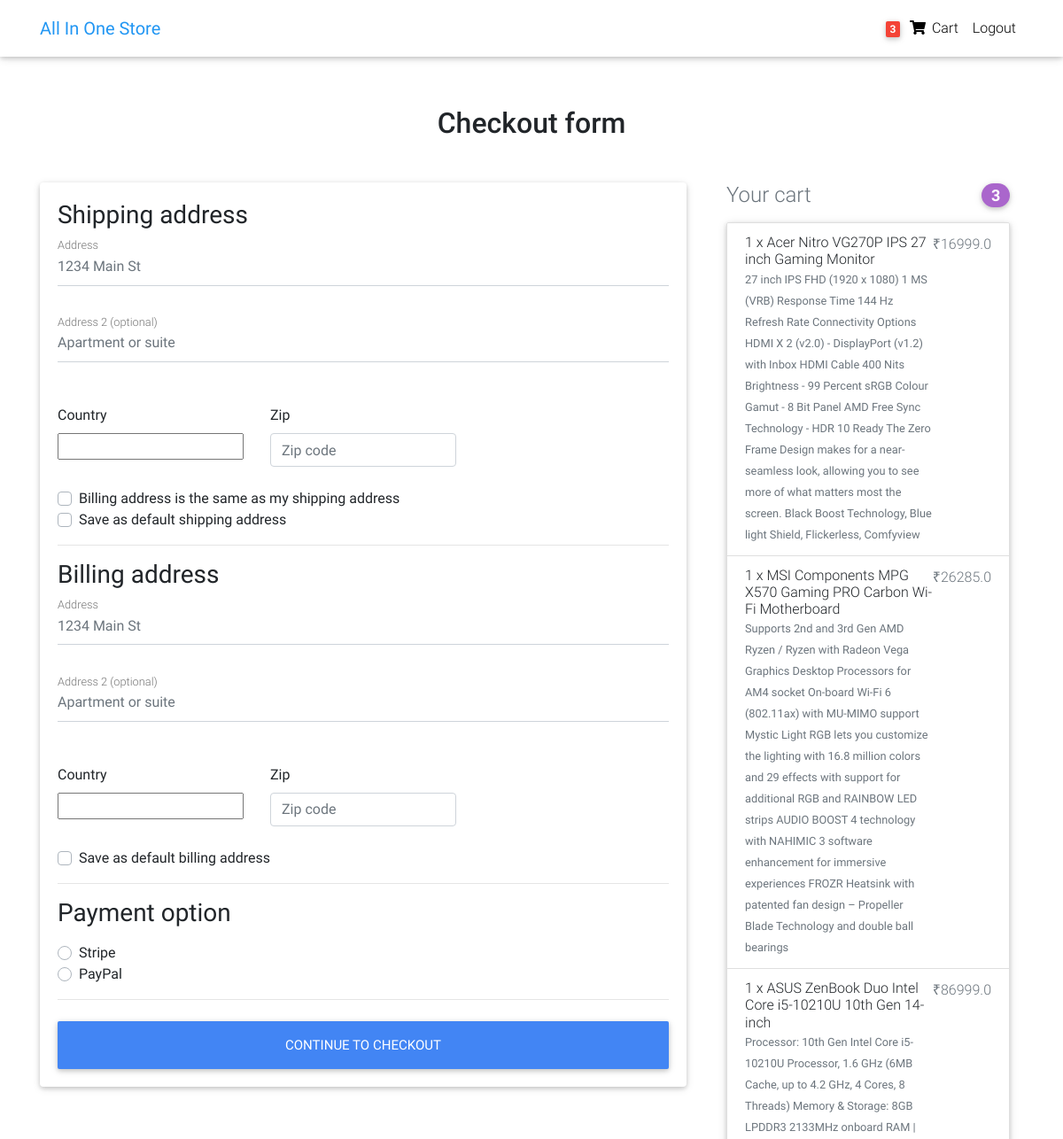
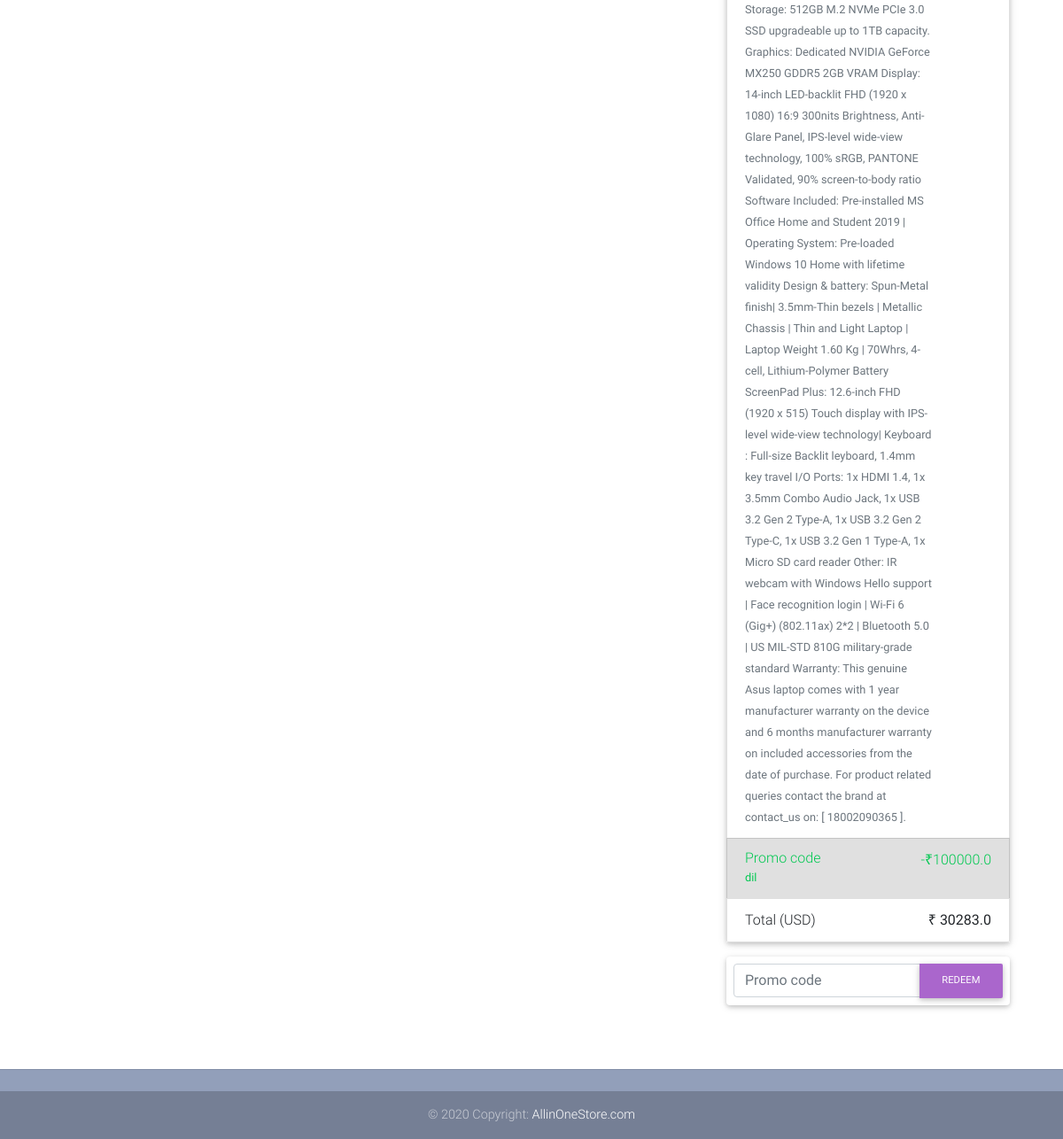
/checkout/ (signed in), run on an earlier commit of the app's database (2 pictures, top to bottom).
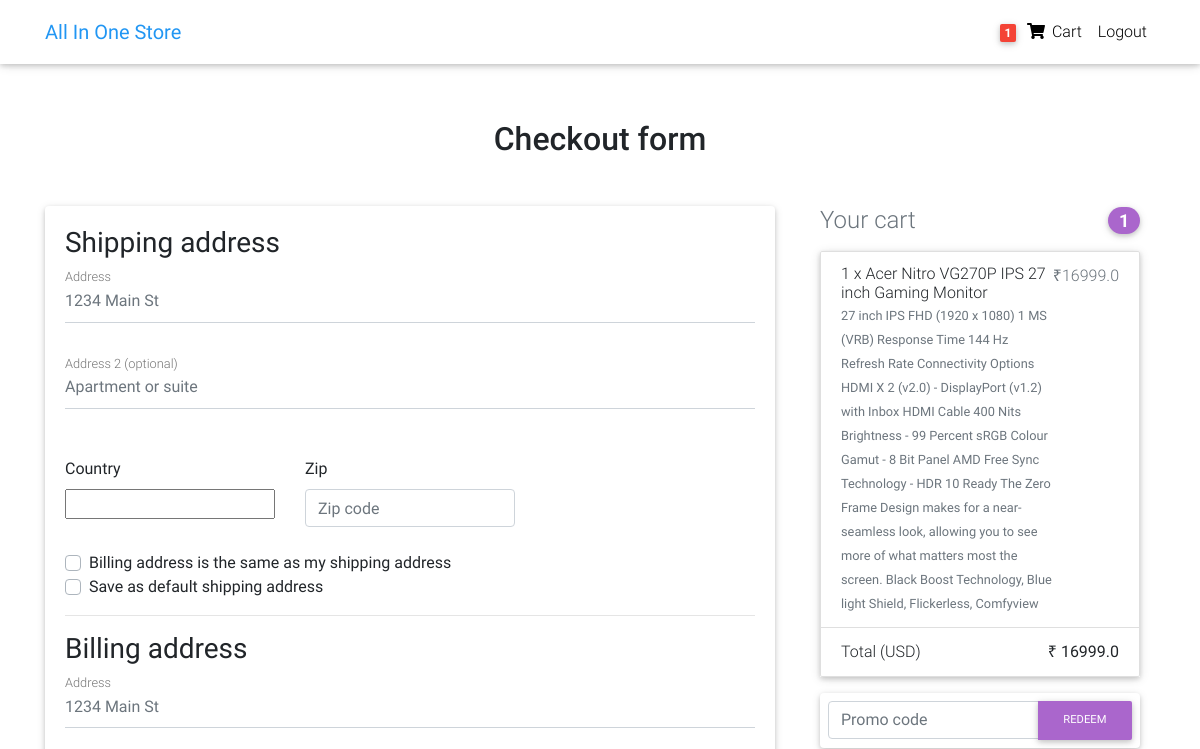
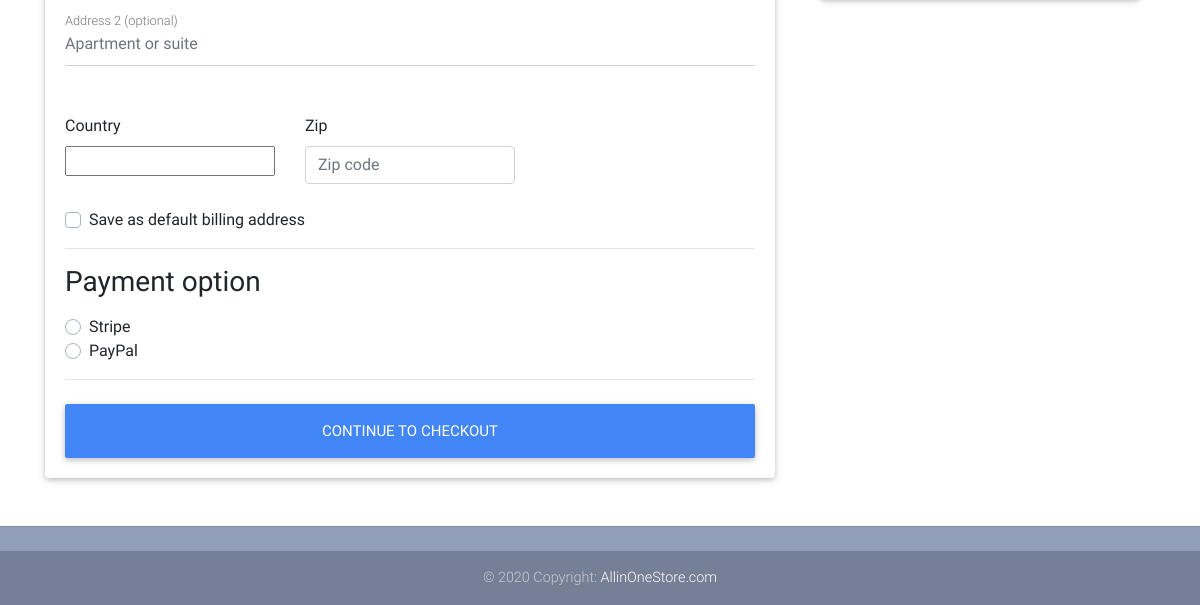
And on a later commit of the database (2 pictures, top to bottom).
### core/models.py (models this page shows, shortened)
class Order(models.Model):
    user = models.ForeignKey(settings.AUTH_USER_MODEL,
                             on_delete=models.CASCADE)
    ref_code = models.CharField(max_length=20, blank=True, null=True)
    items = models.ManyToManyField(OrderItem)
    start_date = models.DateTimeField(auto_now_add=True)
    ordered_date = models.DateTimeField()
    ordered = models.BooleanField(default=False)
    shipping_address = models.ForeignKey(
        'Address', related_name='shipping_address', on_delete=models.SET_NULL, blank=True, null=True)
    billing_address = models.ForeignKey(
        'Address', related_name='billing_address', on_delete=models.SET_NULL, blank=True, null=True)
    payment = models.ForeignKey(
        'Payment', on_delete=models.SET_NULL, blank=True, null=True)
    coupon = models.ForeignKey(
        'Coupon', on_delete=models.SET_NULL, blank=True, null=True)
    being_delivered = models.BooleanField(default=False)
    received = models.BooleanField(default=False)
    refund_requested = models.BooleanField(default=False)
    refund_granted = models.BooleanField(default=False)
    '''
    1. Item added to cart
    2. Adding a billing address
    (Failed checkout)
    3. Payment
    (Preprocessing, processing, packaging etc.)
    4. Being delivered
    5. Received
    6. Refunds
    '''
    def get_total(self):
        total = 0
        for order_item in self.items.all():
            total += order_item.get_final_price()
        if self.coupon:
            total -= self.coupon.amount
        return total

class OrderItem(models.Model):
    user = models.ForeignKey(settings.AUTH_USER_MODEL,
                             on_delete=models.CASCADE)
    ordered = models.BooleanField(default=False)
    item = models.ForeignKey(Item, on_delete=models.CASCADE)
    quantity = models.IntegerField(default=1)
    def get_total_discount_item_price(self):
        return self.quantity * self.item.discount_price
    def get_final_price(self):
        if self.item.discount_price:
            return self.get_total_discount_item_price()
        return self.get_total_item_price()

class Item(models.Model):
    title = models.CharField(max_length=100)
    price = models.FloatField()
    discount_price = models.FloatField(blank=True, null=True)
    category = models.CharField(choices=CATEGORY_CHOICES, max_length=2)
    label = models.CharField(choices=LABEL_CHOICES, max_length=1)
    slug = models.SlugField()
    description = models.TextField()
    image = models.CharField(max_length=100)

class Coupon(models.Model):
    code = models.CharField(max_length=15)
    amount = models.FloatField()

### core/views.py (the view, shortened to what this page needs)
# urls.py: path('checkout/', CheckoutView.as_view(), name='checkout'),
class CheckoutView(View):
    def get(self, *args, **kwargs):
        try:
            order = Order.objects.get(user=self.request.user, ordered=False)
            form = CheckoutForm()
            context = {
                'form': form,
                'couponform': CouponForm(),
                'order': order,
                'DISPLAY_COUPON_FORM': True
            }
            shipping_address_qs = Address.objects.filter(
                user=self.request.user,
                address_type='S',
                default=True
            )
            if shipping_address_qs.exists():
                context.update(
                    {'default_shipping_address': shipping_address_qs[0]})
            billing_address_qs = Address.objects.filter(
                user=self.request.user,
                address_type='B',
                default=True
            )
            if billing_address_qs.exists():
                context.update(
                    {'default_billing_address': billing_address_qs[0]})
            return render(self.request, "checkout.html", context)
        except ObjectDoesNotExist:
            messages.info(self.request, "You do not have an active order")
            return redirect("core:checkout")

### core/forms.py
class CheckoutForm(forms.Form):
    shipping_address = forms.CharField(required=False)
    shipping_address2 = forms.CharField(required=False)
    shipping_country = CountryField(blank_label='(select country)').formfield(
        required=False,
        widget=CountrySelectWidget(attrs={
            'class': 'custom-select d-block w-100',
        }))
    shipping_zip = forms.CharField(required=False)
    billing_address = forms.CharField(required=False)
    billing_address2 = forms.CharField(required=False)
    billing_country = CountryField(blank_label='(select country)').formfield(
        required=False,
        widget=CountrySelectWidget(attrs={
            'class': 'custom-select d-block w-100',
        }))
    billing_zip = forms.CharField(required=False)
    same_billing_address = forms.BooleanField(required=False)
    set_default_shipping = forms.BooleanField(required=False)
    use_default_shipping = forms.BooleanField(required=False)
    set_default_billing = forms.BooleanField(required=False)
    use_default_billing = forms.BooleanField(required=False)
    payment_option = forms.ChoiceField(
        widget=forms.RadioSelect, choices=PAYMENT_CHOICES)

### templates/checkout.html (shortened to what this page needs)
{% extends "base.html" %}
{% load crispy_forms_tags %}
{% block content %}
  <main >
    <div class="container wow fadeIn">
      <h2 class="my-5 h2 text-center">Checkout form</h2>
      <div class="row">
        <div class="col-md-8 mb-4">
          <div class="card">
            <form method="POST" class="card-body">
              <h3>Shipping address</h3>
              <div class='hideable_shipping_form'>
                <div class="md-form mb-5">
                  <input type='text' placeholder='1234 Main St' id='shipping_address' name='shipping_address' class='form-control' />
                  <label for="shipping_address" class="">Address</label>
                </div>
                <div class="md-form mb-5">
                  <input type='text' placeholder='Apartment or suite' id='shipping_address2' name='shipping_address2' class='form-control' />
                  <label for="shipping_address2" class="">Address 2 (optional)</label>
                </div>
                <div class="row">
                  <div class="col-lg-4 col-md-12 mb-4">
                    <label for="country">Country</label>
                    {{ form.shipping_country }}
                  </div>
                  <div class="col-lg-4 col-md-6 mb-4">
                    <label for="shipping_zip">Zip</label>
                    <input type='text' placeholder='Zip code' id='shipping_zip' name='shipping_zip' class='form-control' />
                  </div>
                </div>
                <div class="custom-control custom-checkbox">
                  <label class="custom-control-label" for="same_billing_address">Billing address is the same as my shipping address</label>
                </div>
                <div class="custom-control custom-checkbox">
                  <label class="custom-control-label" for="set_default_shipping">Save as default shipping address</label>
                </div>
              </div>
              <hr>
              <h3>Billing address</h3>
              <div class='hideable_billing_form'>
                <div class="md-form mb-5">
                  <input type='text' placeholder='1234 Main St' id='billing_address' name='billing_address' class='form-control' />
                  <label for="billing_address" class="">Address</label>
                </div>
                <div class="md-form mb-5">
                  <input type='text' placeholder='Apartment or suite' id='billing_address2' name='billing_address2' class='form-control' />
                  <label for="billing_address2" class="">Address 2 (optional)</label>
                </div>
                <div class="row">
                  <div class="col-lg-4 col-md-12 mb-4">
                    <label for="country">Country</label>
                    {{ form.billing_country }}
                  </div>
                  <div class="col-lg-4 col-md-6 mb-4">
                    <label for="billing_zip">Zip</label>
                    <input type='text' placeholder='Zip code' id='billing_zip' name='billing_zip' class='form-control' />
                  </div>
                </div>
                <div class="custom-control custom-checkbox">
                  <label class="custom-control-label" for="set_default_billing">Save as default billing address</label>
                </div>
              </div>
              <hr>
              <h3>Payment option</h3>
              <div class="d-block my-3">
                {% for value, name in form.fields.payment_option.choices %}
                <div class="custom-control custom-radio">
                  <label class="custom-control-label" for="{{ name }}">{{ name }}</label>
                </div>
                {% endfor %}
              </div>
              <hr class="mb-4">
              <button class="btn btn-primary btn-lg btn-block" type="submit">Continue to checkout</button>
            </form>
          </div>
        </div>
        <div class="col-md-4 mb-4">
          {% include "order_snippet.html" %}
        </div>
      </div>
    </div>
  </main>
{% endblock content %}

### templates/navbar.html (shortened to what this page needs)
{% load cart_template_tags %}
<nav class="navbar fixed-top navbar-expand-lg navbar-light white scrolling-navbar">
    <div class="container">
      <a class="navbar-brand waves-effect" href="/">
        <strong class="blue-text">All In One Store</strong>
      </a>
      <div class="collapse navbar-collapse" id="navbarSupportedContent">
        <ul class="navbar-nav nav-flex-icons">
          {% if request.user.is_authenticated %}
          <li class="nav-item">
            <a href="{% url 'core:order-summary' %}" class="nav-link waves-effect">
              <span class="badge red z-depth-1 mr-1"> {{ request.user|cart_item_count }} </span>
              <i class="fas fa-shopping-cart"></i>
              <span class="clearfix d-none d-sm-inline-block"> Cart </span>
            </a>
          </li>
          <li class="nav-item">
            <a class="nav-link waves-effect" href="{% url 'account_logout' %}">
              <span class="clearfix d-none d-sm-inline-block"> Logout </span>
            </a>
          </li>
          {% endif %}
        </ul>
      </div>
    </div>
  </nav>

### templates/order_snippet.html (shortened to what this page needs)
<div class="col-md-12 mb-4">
    <h4 class="d-flex justify-content-between align-items-center mb-3">
    <span class="text-muted">Your cart</span>
    <span class="badge badge-secondary badge-pill">{{ order.items.count }}</span>
    </h4>
    <ul class="list-group mb-3 z-depth-1">
    {% for order_item in order.items.all %}
    <li class="list-group-item d-flex justify-content-between lh-condensed">
        <div>
        <h6 class="my-0">{{ order_item.quantity }} x {{ order_item.item.title}}</h6>
        <small class="text-muted">{{ order_item.item.description}}</small>
        </div>
        <span class="text-muted">₹{{ order_item.get_final_price }}</span>
    </li>
    {% endfor %}
    {% if order.coupon %}
    <li class="list-group-item d-flex justify-content-between bg-light">
        <div class="text-success">
        <h6 class="my-0">Promo code</h6>
        <small>{{ order.coupon.code }}</small>
        </div>
        <span class="text-success">-₹{{ order.coupon.amount }}</span>
    </li>
    {% endif %}
    <li class="list-group-item d-flex justify-content-between">
        <span>Total (USD)</span>
        <strong>₹ {{ order.get_total }}</strong>
    </li>
    </ul>
    {% if DISPLAY_COUPON_FORM %}
    <form class="card p-2" action="{% url 'core:add-coupon' %}" method="POST">
        <div class="input-group">
            {{ couponform.code }}
            <div class="input-group-append">
            <button class="btn btn-secondary btn-md waves-effect m-0" type="submit">Redeem</button>
            </div>
        </div>
    </form>
    {% endif %}
</div>

What changed in the data, as far as the page shows it:
no longer on this page (row unchanged): OrderItem: quantity "1", item "MSI Components MPG X570 Gaming PRO Carbon Wi-Fi Motherboard", item.description "Supports 2nd and 3rd Gen AMD Ryzen / Ryzen with Radeon Vega Graphics Desktop Processors for AM4 socket On-board Wi-Fi 6 (802.11ax) with MU-MIMO support Mystic Light RGB lets you customize the lighting with 16.8 million colors and 29 effects with support for additional RGB and RAINBOW LED strips AUDIO BOOST 4 technology with NAHIMIC 3 software enhancement for immersive experiences FROZR Heatsink with patented fan design – Propeller Blade Technology and double ball bearings", get_final_price "26285.0"
removed OrderItem: quantity "1", item "ASUS ZenBook Duo Intel Core i5-10210U 10th Gen 14-inch", item.description "Processor: 10th Gen Intel Core i5-10210U Processor, 1.6 GHz (6MB Cache, up to 4.2 GHz, 4 Cores, 8 Threads) Memory & Storage: 8GB LPDDR3 2133MHz onboard RAM | Storage: 512GB M.2 NVMe PCIe 3.0 SSD upgradeable up to 1TB capacity. Graphics: Dedicated NVIDIA GeForce MX250 GDDR5 2GB VRAM Display: 14-inch LED-backlit FHD (1920 x 1080) 16:9 300nits Brightness, Anti-Glare Panel, IPS-level wide-view technology, 100% sRGB, PANTONE Validated, 90% screen-to-body ratio Software Included: Pre-installed MS Office Home and Student 2019 | Operating System: Pre-loaded Windows 10 Home with lifetime validity Design & battery: Spun-Metal finish| 3.5mm-Thin bezels | Metallic Chassis | Thin and Light Laptop |…", get_final_price "86999.0"
changed Order: items.count "3" → "1"; get_total "30283.0" → "16999.0"; coupon_id 3 → empty (drawn); coupon.code "dil" → (not shown); coupon.amount "100000.0" → (not shown)
Also different on the page:
{{ request.user|cart_item_count }}: "3" → "1"
text no longer shown: "Promo code -₹"
